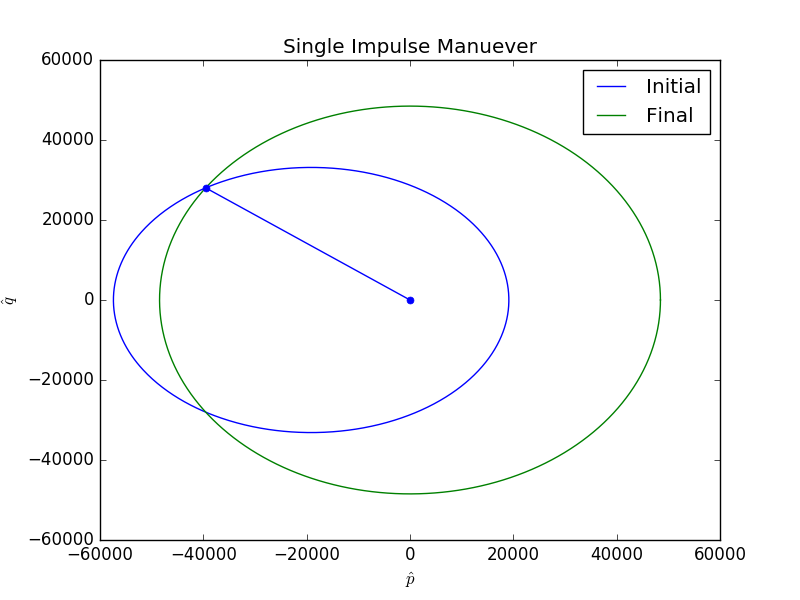

Recreate this plot in Python.
"""Script to solve problem 2 2017 HW6
"""
import numpy as np
from astro import constants, kepler, manuever
import matplotlib.pyplot as plt
import pdb
mu = constants.earth.mu
re2km = constants.re2km
deg2rad = constants.deg2rad
rad2deg = constants.rad2deg

# initial orbit parameters
a_1 =6*re2km
ecc_1 = .5
nu_0 = 0
p_1 = a_1*(1-ecc_1**2)


# desired orbit altitude - location of manuever
r_1 = 7.6*re2km
# find intersection of original orbit and desired orbit - true anomaly
nu_1 = kepler.nu_solve(p_1, ecc_1, r_1)

# conditions of orbit just prior to burn
print('Initial Orbit prior to manuever')
kepler.orbit_el(p_1, ecc_1, 0, 0, 0, nu_1[0], mu, 'True')
_,_, r1_pqw, v1_pqw= kepler.coe2rv(p_1, ecc_1, 0, 0, 0, nu_1[0], mu)
fpa1 = kepler.fpa_solve(nu_1[0], ecc_1)

# properties of desired orbit at manuever point
r_2 = r_1
ecc_2 = 0
_,_, r2_pqw, v2_pqw= kepler.coe2rv(r_2, ecc_2, 0, 0, 0, nu_1[0], mu)

delta_v, alpha, beta = manuever.delta_v_solve_planar(np.linalg.norm(v1_pqw),
                                                     np.linalg.norm(v2_pqw),
                                                     fpa1, 0)
print('Delta V: {} km/sec'.format(delta_v))
print('Alpha: {} deg, Beta: {} deg'.format(np.rad2deg(alpha), np.rad2deg(beta)))
# final orbit properties
print('Final Orbit after manuever')
kepler.orbit_el(r_2, ecc_2, 0, 0, 0, nu_1[0], mu, 'True')

# create the plot
# generate a plot of the orbit
_, state_pqw1, _, _, sat_pqw1, _ = kepler.conic_orbit(p_1, ecc_1, 0, 0, 0, nu_1[0], nu_1[0], mu)
_, state_pqw2, _, _, sat_pqw2, _ = kepler.conic_orbit(r_2, ecc_2, 0, 0, 0, 0, 0, mu)

# rotate the second orbit by the change in argument of perigee
fig, ax = plt.subplots()

ax.plot(state_pqw1[:, 0], state_pqw1[:, 1], label='Initial')
ax.plot(state_pqw2[:, 0], state_pqw2[:, 1], label='Final')

ax.plot([0, sat_pqw1[0]], [0, sat_pqw1[1]], 'b.-', markersize=10)
ax.set_title('Single Impulse Manuever')
ax.set_xlabel(r'$\hat p$')
ax.set_ylabel(r'$\hat q$')
plt.legend()
plt.show()
